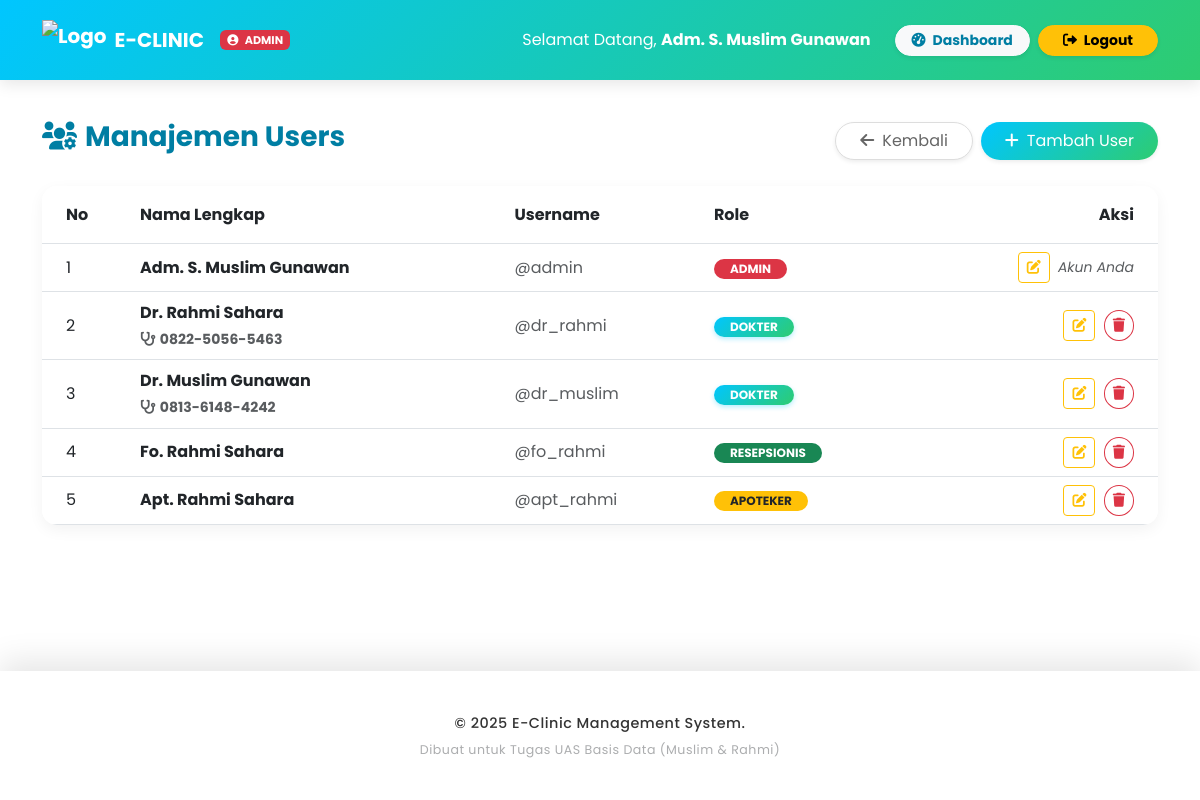
Page /Admin/users.php (signed in) on the committed database.
### tables this page shows
CREATE TABLE `users` (
  `id_user` int(11) NOT NULL,
  `username` varchar(50) NOT NULL,
  `password` varchar(255) NOT NULL,
  `role` enum('admin','dokter','resepsionis','apoteker') NOT NULL,
  `nama_lengkap` varchar(100) NOT NULL
);

CREATE TABLE `dokter` (
  `id_dokter` int(11) NOT NULL,
  `id_user` int(11) NOT NULL,
  `nama_dokter` varchar(100) NOT NULL,
  `spesialisasi` varchar(50) DEFAULT NULL,
  `no_hp` varchar(50) DEFAULT NULL,
  `id_poli` int(11) DEFAULT NULL
);

### Admin/users.php (the view, shortened to what this page needs)
<?php
$path_prefix = '../';
include $path_prefix . 'layout/header.php';
?>
<div class="container mb-5">
    <div class="d-flex justify-content-between align-items-center mb-4">
        <h3 class="fw-bold text-primary"><i class="fas fa-users-cog me-2"></i>Manajemen Users</h3>
        <div class="d-flex gap-2">
            <a href="index.php" class="btn btn-secondary rounded-pill px-4 shadow-sm">
                <i class="fas fa-arrow-left me-2"></i>Kembali
            </a>
            <button class="btn btn-primary rounded-pill px-4 shadow-sm" data-bs-toggle="modal" data-bs-target="#modalAdd">
                <i class="fas fa-plus me-2"></i>Tambah User
            </button>
        </div>
    </div>
    <div class="card glass-card overflow-hidden">
        <div class="table-responsive">
            <table class="table table-hover align-middle mb-0">
                <thead class="bg-transparent">
                    <tr>
                        <th class="ps-4 py-3">No</th>
                        <th class="py-3">Nama Lengkap</th>
                        <th class="py-3">Username</th>
                        <th class="py-3">Role</th>
                        <th class="py-3 text-end pe-4">Aksi</th>
                    </tr>
                </thead>
                <tbody>
                    <?php
                    $no = 1;
                    $q = mysqli_query($conn, "SELECT u.*, d.id_poli, d.no_hp FROM users u LEFT JOIN dokter d ON u.id_user = d.id_user ORDER BY u.role ASC");
                    while($r = mysqli_fetch_assoc($q)):
                    ?>
                    <tr>
                        <td class="ps-4" data-label="No"><?= $no++ ?></td>
                        <td class="fw-bold" data-label="Nama Lengkap">
                            <?= $r['nama_lengkap'] ?>
                            <?php if($r['role'] == 'dokter'): ?>
                                <br><small class="text-muted"><i class="fas fa-stethoscope me-1"></i><?= $r['no_hp'] ?? '-' ?></small>
                            <?php endif; ?>
                        </td>
                        <td class="text-muted" data-label="Username">@<?= $r['username'] ?></td>
                        <td data-label="Role">
                            <?php
                                $badge = 'bg-secondary';
                                if($r['role']=='admin') $badge='bg-danger';
                                if($r['role']=='dokter') $badge='bg-primary';
                                if($r['role']=='resepsionis') $badge='bg-success';
                                if($r['role']=='apoteker') $badge='bg-warning text-dark';
                            ?>
                            <span class="badge <?= $badge ?> rounded-pill px-3"><?= strtoupper($r['role']) ?></span>
                        </td>
                        <td class="text-end pe-4" data-label="Aksi">
                            <button class="btn btn-sm btn-outline-warning me-1" data-bs-toggle="modal" data-bs-target="#modalEdit<?= $r['id_user'] ?>">
                                <i class="fas fa-edit"></i>
                            </button>
                            <?php if($r['id_user'] != $_SESSION['id_user']): ?>
                            <a href="?del=<?= $r['id_user'] ?>" class="btn btn-sm btn-outline-danger rounded-circle" onclick="return confirm('Yakin hapus user ini?')" title="Hapus">
                                <i class="fas fa-trash"></i>
                            </a>
                            <?php else: ?>
                                <span class="text-muted small fst-italic">Akun Anda</span>
                            <?php endif; ?>
                        </td>
                    </tr>
                    <?php endwhile; ?>
                </tbody>
            </table>
        </div>
    </div>
</div>
<?php include $path_prefix . 'layout/footer.php'; ?>

### assets/css/style.css (style rules this page uses)
:root { --primary: #00c6ff; --primary-dark: #007ea3; --secondary: #2ecc71; --bg-light: #f8f9fa; --gradient-main: linear-gradient(135deg, #00c6ff 0%, #2ecc71 100%); --gradient-green: linear-gradient(135deg, #2ecc71 0%, #27ae60 100%); --gradient-mix: linear-gradient(135deg, #00c6ff 0%, #2ecc71 100%); }
body { background: #ffffff; font-family: 'Poppins', sans-serif; line-height: 1.6; color: #333; min-height: 100vh; display: flex; flex-direction: column; padding-top: 120px; }
.text-primary { color: var(--primary-dark) !important; }
.btn-primary { background: var(--gradient-main); border: none; box-shadow: 0 4px 15px rgba(0, 198, 255, 0.4); }
.btn-secondary { background: #fff; color: #666; border: 1px solid #ddd; box-shadow: 0 2px 5px rgba(0,0,0,0.05); }
.bg-primary { background: var(--gradient-main) !important; }
.badge.bg-primary { background: var(--gradient-main) !important; box-shadow: 0 2px 5px rgba(0, 198, 255, 0.3); }
.glass-card { background: rgba(255, 255, 255, 0.35); backdrop-filter: blur(25px); -webkit-backdrop-filter: blur(25px); border: 1px solid rgba(255, 255, 255, 0.6); box-shadow: 0 15px 35px rgba(0, 0, 0, 0.15); border-radius: 20px; transition: all 0.4s ease; }
.card { border-radius: 15px; border: none; transition: transform 0.3s, box-shadow 0.3s; background: #ffffff; box-shadow: 0 5px 15px rgba(0, 0, 0, 0.05); }
.btn { transition: all 0.3s cubic-bezier(0.25, 0.8, 0.25, 1); position: relative; overflow: hidden; backdrop-filter: blur(5px); }

### rows in the picture
users: nama_lengkap "Adm. S. Muslim Gunawan", username "admin", role "ADMIN", shows "Akun Anda"
dokter: id_user.nama_lengkap "Dr. Rahmi Sahara", no_hp "0822-5056-5463", id_user.username "dr_rahmi", id_user.role "DOKTER"
dokter: id_user.nama_lengkap "Dr. Muslim Gunawan", no_hp "0813-6148-4242", id_user.username "dr_muslim", id_user.role "DOKTER"
users: nama_lengkap "Fo. Rahmi Sahara", username "fo_rahmi", role "RESEPSIONIS"
users: nama_lengkap "Apt. Rahmi Sahara", username "apt_rahmi", role "APOTEKER"

### other values in the picture
$_SESSION['role'] "ADMIN"
$_SESSION['nama'] "Adm. S. Muslim Gunawan"
